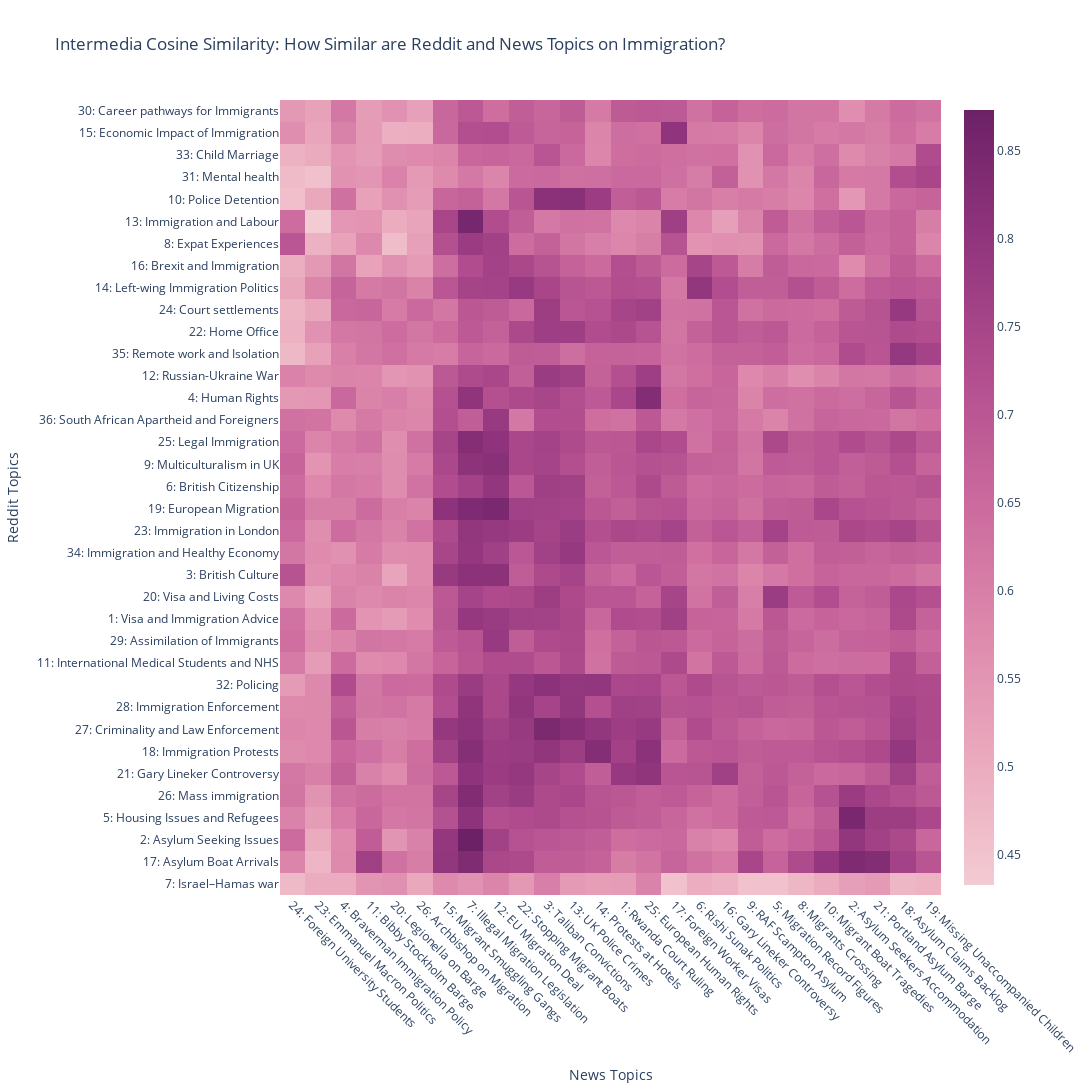

Notebook code for this chart:
### Markdown cell above
### Intermedia Cosine Similarity

### Code cell
from scipy.cluster import hierarchy
import plotly.graph_objects as go

# Function to extract topic embeddings
def extract_topic_embeddings(model, embedding_model):
    topic_info = model.get_topic_info()
    topic_embeddings = []
    labels = []
    for topic in topic_info['Topic']:
        if topic == -1: 
            continue
        topic_words = model.get_topic(topic)
        if topic_words is None:  
            continue
        words = [word for word, _ in topic_words]
        embeddings = embedding_model.encode(words)
        topic_embedding = np.mean(embeddings, axis=0)
        topic_embeddings.append(topic_embedding)
        labels.append(model.get_topic_info().loc[model.get_topic_info()['Topic'] == topic, 'CustomName'].values[0])
    return np.array(topic_embeddings), labels

# Extract topic embeddings and labels
reddit_embeddings, reddit_labels = extract_topic_embeddings(reddit_model, embedding_model)
news_embeddings, news_labels = extract_topic_embeddings(news_model, embedding_model)

# Calculate cosine similarity
cosine_sim = cosine_similarity(reddit_embeddings, news_embeddings)

# Perform hierarchical clustering on both axes
dendrogram_row = hierarchy.linkage(cosine_sim, method='average')
dendrogram_col = hierarchy.linkage(cosine_sim.T, method='average')

# Reorder rows and columns based on clustering
idx_row = hierarchy.dendrogram(dendrogram_row, no_plot=True, orientation='top')['leaves']
idx_col = hierarchy.dendrogram(dendrogram_col, no_plot=True, orientation='left')['leaves']

# Reorder cosine similarity matrix
cosine_sim_reordered = cosine_sim[idx_row, :][:, idx_col]

# Convert labels to numpy arrays for indexing
reddit_labels = np.array(reddit_labels)
news_labels = np.array(news_labels)

# Create interactive heatmap using Plotly
fig = go.Figure(data=go.Heatmap(
    z=cosine_sim_reordered,
    x=news_labels[idx_col],
    y=reddit_labels[idx_row],
    colorscale='Magenta'))

fig.update_layout(
    title='Intermedia Cosine Similarity: How Similar are Reddit and News Topics on Immigration?',
    xaxis_title='News Topics',
    yaxis_title='Reddit Topics',
    height=1200,  
    width=1500, 
    xaxis=dict(tickangle=45, side='bottom'))  


fig.show()

### Figure 1 — Plotly figure (JSON) as saved in the notebook; plotly's stock layout.template omitted (floating-point values rounded to 4 significant figures; data arrays with more than 128 entries replaced by an {"elided": "..."} marker saying what was removed)
{"data": [{"colorscale": [[0, "rgb(243, 203, 211)"], [0.1667, "rgb(234, 169, 189)"], [0.3333, "rgb(221, 136, 172)"], [0.5, "rgb(202, 105, 157)"], [0.6667, "rgb(177, 77, 142)"], [0.8333, "rgb(145, 53, 125)"], [1, "rgb(108, 33, 103)"]], "type": "heatmap", "x": ["24: Foreign University Students", "23: Emmanuel Macron Politics", "4: Braverman Immigration Policy", "11: Bibby Stockholm Barge", "20: Legionella on Barge", "26: Archbishop on Migration", "15: Migrant Smuggling Gangs", "7: Illegal Migration Legislation", "12: EU Migration Deal", "22: Stopping Migrant Boats", "3: Taliban Convictions", "13: UK Police Crimes", "14: Protests at Hotels", "1: Rwanda Court Ruling", "25: European Human Rights", "17: Foreign Worker Visas", "6: Rishi Sunak Politics", "16: Gary Lineker Controversy", "9: RAF Scampton Asylum", "5: Migration Record Figures", "8: Migrants Crossing", "10: Migrant Boat Tragedies", "2: Asylum Seekers Accommodation", "21: Portland Asylum Barge", "18: Asylum Claims Backlog", "19: Missing Unaccompanied Children"], "y": ["7: Israel–Hamas war", "17: Asylum Boat Arrivals", "2: Asylum Seeking Issues", "5: Housing Issues and Refugees", "26: Mass immigration", "21: Gary Lineker Controversy", "18: Immigration Protests", "27: Criminality and Law Enforcement", "28: Immigration Enforcement", "32: Policing", "11: International Medical Students and NHS", "29: Assimilation of Immigrants", "1: Visa and Immigration Advice", "20: Visa and Living Costs", "3: British Culture", "34: Immigration and Healthy Economy", "23: Immigration in London", "19: European Migration", "6: British Citizenship", "9: Multiculturalism in UK", "25: Legal Immigration", "36: South African Apartheid and Foreigners", "4: Human Rights", "12: Russian-Ukraine War", "35: Remote work and Isolation", "22: Home Office", "24: Court settlements", "14: Left-wing Immigration Politics", "16: Brexit and Immigration", "8: Expat Experiences", "13: Immigration and Labour", "10: Police Detention", "31: Mental health", "33: Child Marriage", "15: Economic Impact of Immigration", "30: Career pathways for Immigrants"], "z": {"elided": "36x26 float values"}}], "layout": {"height": 1200, "title": {"text": "Intermedia Cosine Similarity: How Similar are Reddit and News Topics on Immigration?"}, "width": 1500, "xaxis": {"side": "bottom", "tickangle": 45, "title": {"text": "News Topics"}}, "yaxis": {"title": {"text": "Reddit Topics"}}}}
